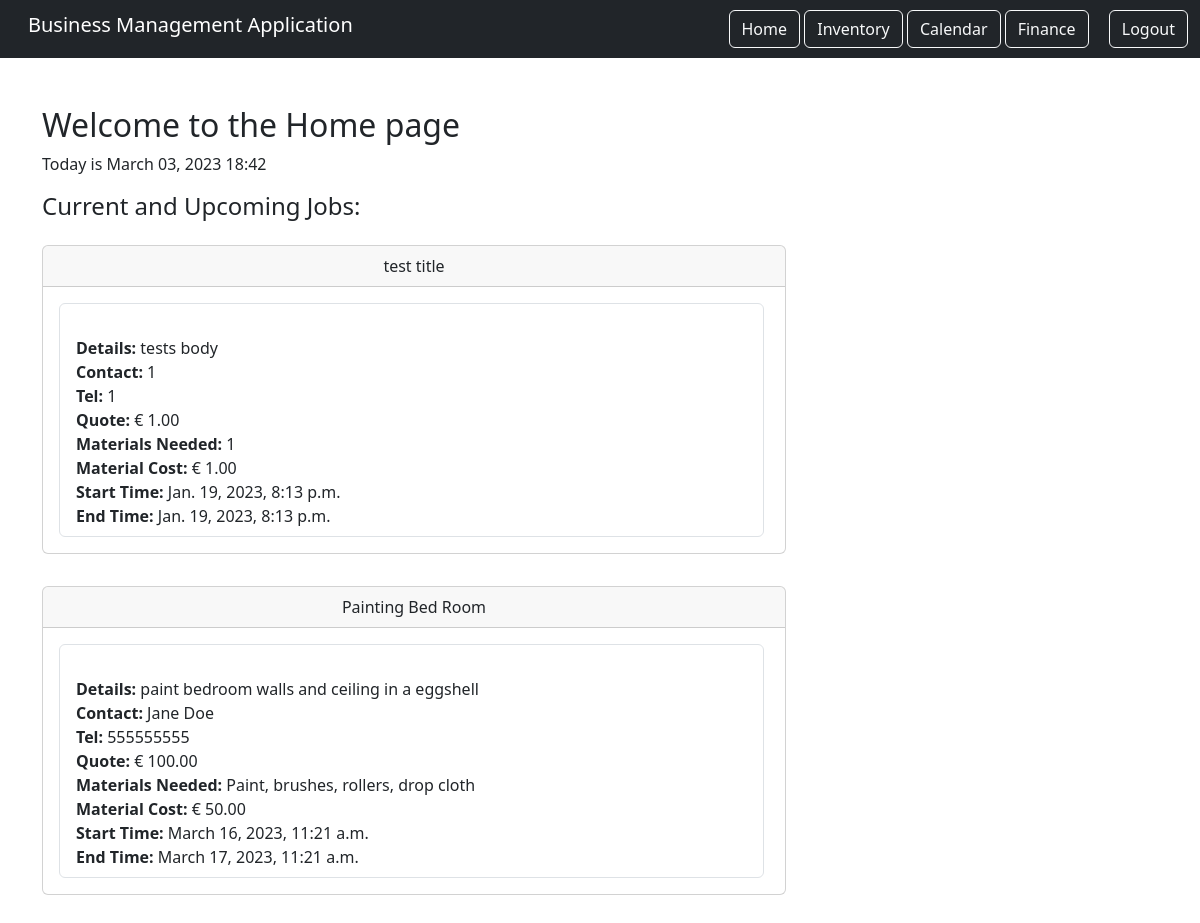
Page / (signed in) on the earlier database version.
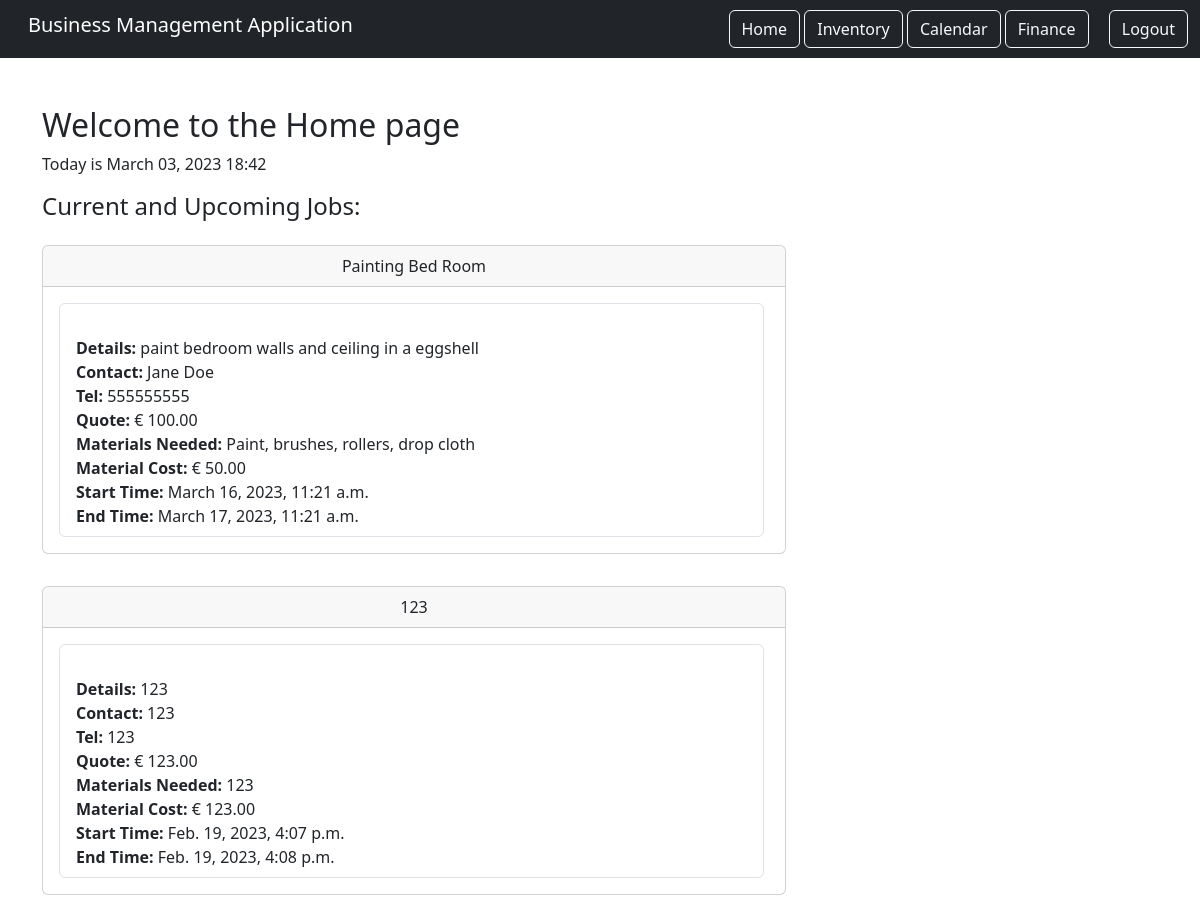
Same page on the later database version.
### calendar_component/models.py (models this page shows, shortened)
class Booking(models.Model):
    title = models.CharField(max_length=200)
    details = models.TextField()
    contact = models.CharField(max_length=200)
    phone_number = models.CharField(max_length=15)
    quote = models.DecimalField(max_digits=5, decimal_places=2)
    materials_needed = models.TextField()
    materials_cost = models.DecimalField(max_digits=5, decimal_places=2)
    start_time = models.DateTimeField()
    end_time = models.DateTimeField()
    completed = models.BooleanField(default=False)

### home/views.py (the view)
# urls.py: path('', views.HomePage.as_view(), name="home"),
class HomePage(LoginRequiredMixin, TemplateView):
    template_name = 'home.html'
    login_url = '/login'
    def get_context_data(self, **kwargs):
        context = super().get_context_data(**kwargs)
        context['now'] = timezone.now()
        context['events'] = Booking.objects.filter(completed=False)[:2]
        return context

### home/templates/home.html (shortened to what this page needs)
{% extends 'base.html' %}
{% load static %}
{% block content %}
    <div class="row">
        <div class="col">
            <div class="home-holder">
                <h1 class="fs-2">Welcome to the Home page</h1>
            </div>
        </div>
    </div>
    <p>Today is {{ now|date:'F d, Y H:i' }}</p>
    <div class="flex-start">
        <h4>Current and Upcoming Jobs:</h4>
    </div>
    <div>
        {% for event in events %}
            <div class="col-md-8 py-3">
                <div class="card">
                    <div class="card-header text-center">
                        {{ event.title }}
                    </div>
                    <div class="card-body">
                        <ul class="list-group">
                            <li class="list-group-item">
                                <br> <span class="text-left"><strong> Details: </strong> {{ event.details }}</span>
                                <br> <span class="text-left"><strong> Contact: </strong> {{ event.contact }}</span>
                                <br> <span class="text-left"><strong> Tel: </strong> {{ event.phone_number }}</span>
                                <br> <span class="text-left"><strong> Quote: </strong> &euro; {{ event.quote }}</span>
                                <br> <span class="text-left"><strong> Materials Needed: </strong> {{ event.materials_needed }}</span>
                                <br> <span class="text-left"><strong> Material Cost: </strong> &euro; {{ event.materials_cost }} </span>
                                <br> <span class="text-left"><strong> Start Time: </strong> {{ event.start_time }}</span>
                                <br> <span class="text-left"><strong> End Time: </strong> {{ event.end_time }}</span>
                        </ul>
                    </div>
                </div>
            </div>
        {% endfor %}
    </div>
{% endblock content %}

Differences in the rows shown:
no longer on this page (row edited): Booking: title "test title", details "tests body", contact "1", phone_number "1", quote "1.00", materials_needed "1", materials_cost "1.00", start_time "Jan. 19, 2023, 8:13 p.m.", end_time "Jan. 19, 2023, 8:13 p.m."
now on this page (row unchanged): Booking: title "123", details "123", contact "123", phone_number "123", quote "123.00", materials_needed "123", materials_cost "123.00", start_time "Feb. 19, 2023, 4:07 p.m.", end_time "Feb. 19, 2023, 4:08 p.m."
